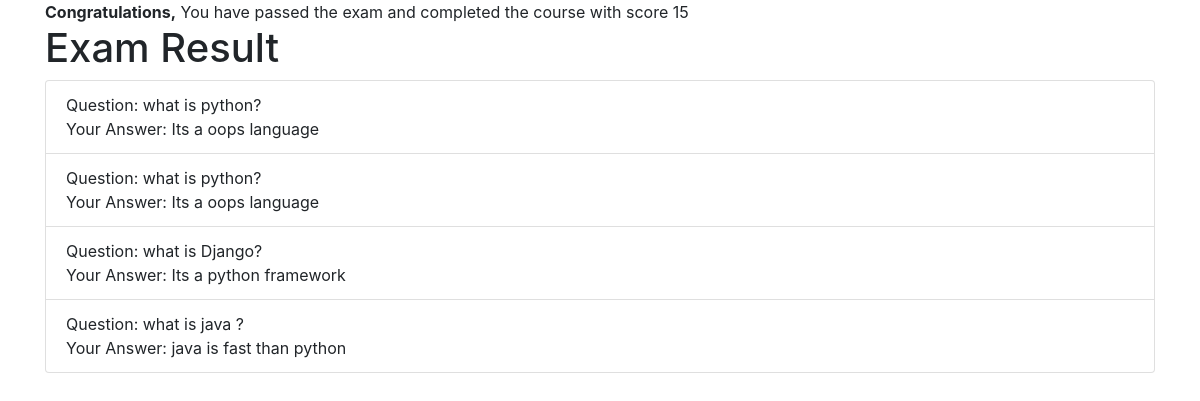
Screenshot of /exam_result/ with the database file from the repository.
### onlinecourse/models.py (models this page shows, shortened)
class Submission(models.Model):
    question = models.ForeignKey(Question, on_delete=models.CASCADE)
    selected_choice = models.ForeignKey(Choice, on_delete=models.CASCADE)
    submitted_at = models.DateTimeField(auto_now_add=True)

class Question(models.Model):
    text = models.CharField(max_length=200)

class Choice(models.Model):
    question = models.ForeignKey(Question, related_name='choices', on_delete=models.CASCADE)
    text = models.CharField(max_length=200)
    is_correct = models.BooleanField(default=False)

### onlinecourse/views.py (the view)
# urls.py: path('exam_result/', views.exam_result, name='exam_result'),
def exam_result(request):
    submissions = Submission.objects.all()
    return render(request, 'onlinecourse/exam_result_bootstrap.html', {'submissions': submissions})

### onlinecourse/templates/onlinecourse/exam_result_bootstrap.html (shortened to what this page needs)
<!DOCTYPE html>
<html lang="en">
<head>
    <link rel="stylesheet" href="https://stackpath.bootstrapcdn.com/bootstrap/4.5.2/css/bootstrap.min.css">
</head>
<body>
    <div class="container">
        <b>Congratulations,</b> You have passed the exam and completed the course with score 15
        <h1>Exam Result</h1>
        <ul class="list-group">
            {% for submission in submissions %}
                <li class="list-group-item">
                    Question: {{ submission.question.text }} <br>
                    Your Answer: {{ submission.selected_choice.text }}
                </li>
            {% endfor %}
        </ul>
    </div>
</body>
</html>

### rows the page displays
Submission: question.text "what is python?", selected_choice.text "Its a oops language"
Submission: question.text "what is python?", selected_choice.text "Its a oops language"
Submission: question.text "what is Django?", selected_choice.text "Its a python framework"
Submission: question.text "what is java ?", selected_choice.text "java is fast than python"
